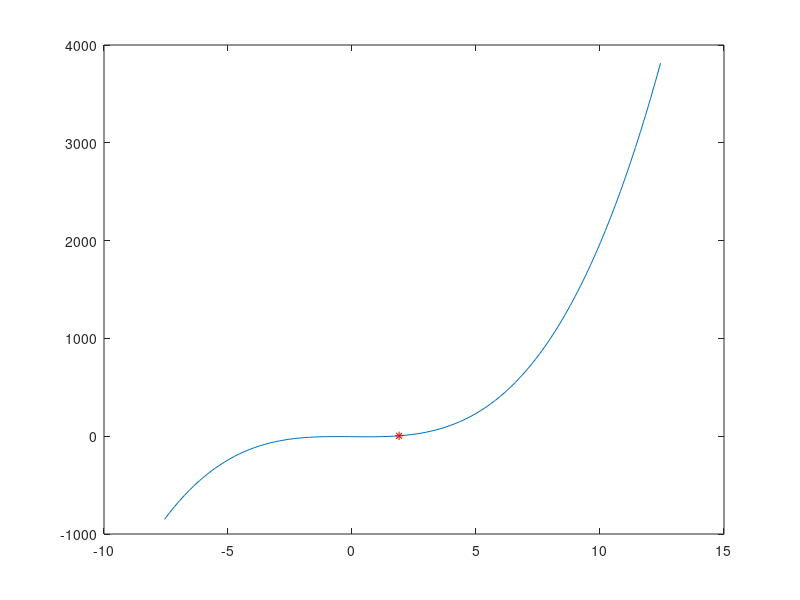

Reproduce this figure in MATLAB.
f = @(x) 2*x^3 - 2.5 * x - 5;
f_dash = @(x) 6 * x^2 - 2.5;
x1 = input('Enter the first condition ');
prec = input('Enter the precision upto which you want to calculate ');



x2 = x1 - (f(x1)/f_dash(x1)) ;

while abs(f(x2)) > prec
    x1 = x2;
    x2 = x1 - (f(x1)/f_dash(x1));
    fprintf("for now x2 is %d and f(%d) is %d\n", x2, x2, f(x2));
end

fprintf("The root obtained by the solution is %d\n", x2);

x = linspace(x1-10, x1+10, 100);
for i=1:100
    y(i) = f(x(i));
end
plot(x, y);
hold on
plot(x2, f(x2), 'r*');

        